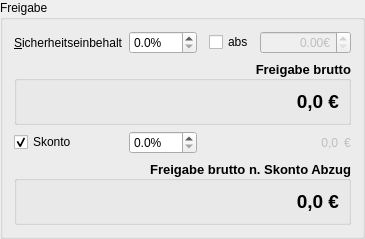
    <widget class="QGroupBox" name="groupBox_5">
     <property name="sizePolicy">
      <sizepolicy hsizetype="Preferred" vsizetype="Maximum">
       <horstretch>0</horstretch>
       <verstretch>0</verstretch>
      </sizepolicy>
     </property>
     <property name="title">
      <string>Freigabe</string>
     </property>
     <property name="flat">
      <bool>true</bool>
     </property>
     <layout class="QGridLayout" name="gridLayout_8">
      <item row="0" column="4" colspan="3">
       <widget class="QDoubleSpinBox" name="doubleSpinBox_safety_deposit_absolute">
        <property name="enabled">
         <bool>false</bool>
        </property>
        <property name="alignment">
         <set>Qt::AlignRight|Qt::AlignTrailing|Qt::AlignVCenter</set>
        </property>
        <property name="suffix">
         <string>€</string>
        </property>
        <property name="decimals">
         <number>2</number>
        </property>
        <property name="maximum">
         <double>10000000000000000000.000000000000000</double>
        </property>
       </widget>
      </item>
      <item row="4" column="0" colspan="7">
       <widget class="QGroupBox" name="groupBox_4">
        <property name="sizePolicy">
         <sizepolicy hsizetype="Preferred" vsizetype="Maximum">
          <horstretch>0</horstretch>
          <verstretch>0</verstretch>
         </sizepolicy>
        </property>
        <property name="font">
         <font>
          <pointsize>10</pointsize>
          <weight>75</weight>
          <bold>true</bold>
         </font>
        </property>
        <property name="title">
         <string>Freigabe brutto n. Skonto Abzug</string>
        </property>
        <property name="alignment">
         <set>Qt::AlignRight|Qt::AlignTrailing|Qt::AlignVCenter</set>
        </property>
        <layout class="QHBoxLayout" name="horizontalLayout_2">
         <item>
          <spacer name="horizontalSpacer_6">
           <property name="orientation">
            <enum>Qt::Horizontal</enum>
           </property>
           <property name="sizeHint" stdset="0">
            <size>
             <width>40</width>
             <height>20</height>
            </size>
           </property>
          </spacer>
         </item>
         <item>
          <widget class="QLabel" name="label_approved_amount_a_discount_amount">
           <property name="enabled">
            <bool>true</bool>
           </property>
           <property name="font">
            <font>
             <pointsize>14</pointsize>
             <weight>75</weight>
             <bold>true</bold>
            </font>
           </property>
           <property name="text">
            <string>0,0 €</string>
           </property>
           <property name="alignment">
            <set>Qt::AlignRight|Qt::AlignTrailing|Qt::AlignVCenter</set>
           </property>
          </widget>
         </item>
        </layout>
       </widget>
      </item>
      <item row="0" column="0">
       <widget class="QLabel" name="label_safety_deposit">
        <property name="text">
         <string>&amp;Sicherheitseinbehalt</string>
        </property>
        <property name="buddy">
         <cstring>doubleSpinBox_safety_deposit</cstring>
        </property>
       </widget>
      </item>
      <item row="1" column="0" colspan="7">
       <widget class="QGroupBox" name="groupBox_6">
        <property name="sizePolicy">
         <sizepolicy hsizetype="Preferred" vsizetype="Maximum">
          <horstretch>0</horstretch>
          <verstretch>0</verstretch>
         </sizepolicy>
        </property>
        <property name="font">
         <font>
          <pointsize>10</pointsize>
          <weight>75</weight>
          <italic>false</italic>
          <bold>true</bold>
         </font>
        </property>
        <property name="title">
         <string>Freigabe brutto</string>
        </property>
        <property name="alignment">
         <set>Qt::AlignRight|Qt::AlignTrailing|Qt::AlignVCenter</set>
        </property>
        <property name="flat">
         <bool>false</bool>
        </property>
        <property name="checkable">
         <bool>false</bool>
        </property>
        <layout class="QHBoxLayout" name="horizontalLayout">
         <item>
          <spacer name="horizontalSpacer_4">
           <property name="orientation">
            <enum>Qt::Horizontal</enum>
           </property>
           <property name="sizeHint" stdset="0">
            <size>
             <width>40</width>
             <height>20</height>
            </size>
           </property>
          </spacer>
         </item>
         <item>
          <widget class="QLabel" name="label_approved_amount">
           <property name="enabled">
            <bool>true</bool>
           </property>
           <property name="font">
            <font>
             <pointsize>14</pointsize>
             <weight>75</weight>
             <italic>false</italic>
             <bold>true</bold>
            </font>
           </property>
           <property name="text">
            <string>0,0 €</string>
           </property>
           <property name="alignment">
            <set>Qt::AlignRight|Qt::AlignTrailing|Qt::AlignVCenter</set>
           </property>
          </widget>
         </item>
        </layout>
       </widget>
      </item>
      <item row="2" column="5">
       <widget class="QLabel" name="label_discount_amount">
        <property name="enabled">
         <bool>false</bool>
        </property>
        <property name="text">
         <string>0,0</string>
        </property>
        <property name="alignment">
         <set>Qt::AlignRight|Qt::AlignTrailing|Qt::AlignVCenter</set>
        </property>
       </widget>
      </item>
      <item row="0" column="3">
       <widget class="QCheckBox" name="checkBox_sd_absolute">
        <property name="text">
         <string>abs</string>
        </property>
       </widget>
      </item>
      <item row="2" column="1">
       <widget class="QDoubleSpinBox" name="doubleSpinBox_discount">
        <property name="suffix">
         <string>%</string>
        </property>
        <property name="decimals">
         <number>1</number>
        </property>
        <property name="maximum">
         <double>100.000000000000000</double>
        </property>
       </widget>
      </item>
      <item row="2" column="6">
       <widget class="QLabel" name="label_currency_9">
        <property name="enabled">
         <bool>false</bool>
        </property>
        <property name="sizePolicy">
         <sizepolicy hsizetype="Maximum" vsizetype="Preferred">
          <horstretch>0</horstretch>
          <verstretch>0</verstretch>
         </sizepolicy>
        </property>
        <property name="text">
         <string>€</string>
        </property>
       </widget>
      </item>
      <item row="0" column="1">
       <widget class="QDoubleSpinBox" name="doubleSpinBox_safety_deposit">
        <property name="suffix">
         <string>%</string>
        </property>
        <property name="decimals">
         <number>1</number>
        </property>
        <property name="maximum">
         <double>100.000000000000000</double>
        </property>
       </widget>
      </item>
      <item row="2" column="3" colspan="2">
       <spacer name="horizontalSpacer_3">
        <property name="orientation">
         <enum>Qt::Horizontal</enum>
        </property>
        <property name="sizeHint" stdset="0">
         <size>
          <width>40</width>
          <height>20</height>
         </size>
        </property>
       </spacer>
      </item>
      <item row="2" column="0">
       <widget class="QCheckBox" name="checkBox_discount">
        <property name="enabled">
         <bool>true</bool>
        </property>
        <property name="text">
         <string>Skonto</string>
        </property>
        <property name="checked">
         <bool>true</bool>
        </property>
       </widget>
      </item>
     </layout>
    </widget>
